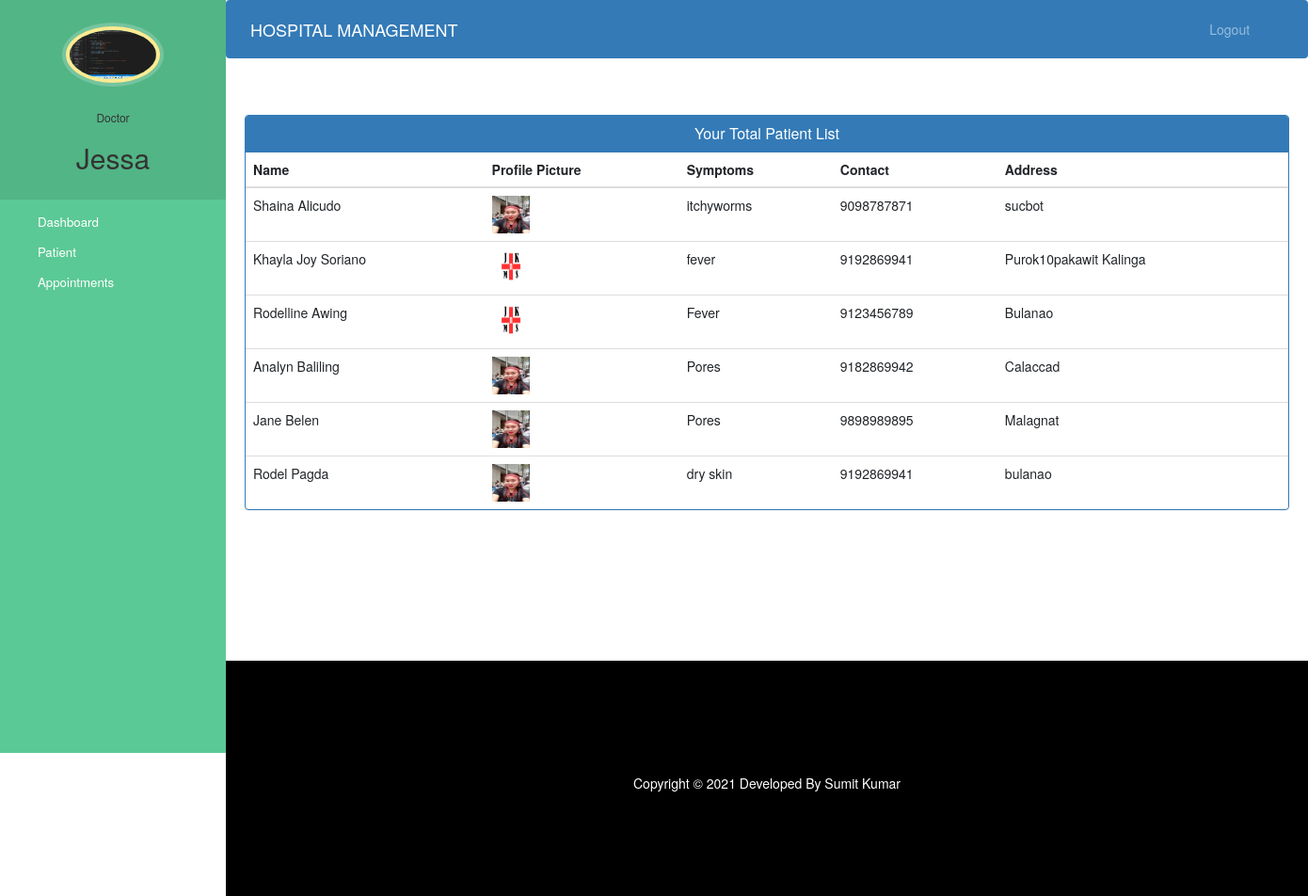
Page /doctor-view-patient (signed in) on the committed database.
### hospital/models.py (models this page shows, shortened)
class Doctor(models.Model):
    user=models.OneToOneField(User,on_delete=models.CASCADE)
    profile_pic= models.ImageField(upload_to='profile_pic/DoctorProfilePic/',null=True,blank=True)
    address = models.CharField(max_length=40)
    mobile = models.CharField(max_length=20,null=True)
    department= models.CharField(max_length=50,choices=departments,default='Cardiologist')
    status=models.BooleanField(default=False)

class Patient(models.Model):
    user=models.OneToOneField(User,on_delete=models.CASCADE)
    profile_pic= models.ImageField(upload_to='profile_pic/PatientProfilePic/',null=True,blank=True)
    address = models.CharField(max_length=40)
    mobile = models.CharField(max_length=20,null=False)
    symptoms = models.CharField(max_length=100,null=False)
    assignedDoctorId = models.PositiveIntegerField(null=True)
    admitDate=models.DateField(auto_now=True)
    status=models.BooleanField(default=False)
    @property
    def get_name(self):
        return self.user.first_name+" "+self.user.last_name

### hospital/views.py (the view)
# urls.py: path('doctor-view-patient', views.doctor_view_patient_view,name='doctor-view-patient'),
@login_required(login_url='doctorlogin')
@user_passes_test(is_doctor)
def doctor_view_patient_view(request):
    patients=models.Patient.objects.all().filter(status=True,assignedDoctorId=request.user.id)
    doctor=models.Doctor.objects.get(user_id=request.user.id) #for profile picture of doctor in sidebar
    return render(request,'hospital/doctor_view_patient.html',{'patients':patients,'doctor':doctor})

### hospital/views.py (called while the page is built)
def is_doctor(user):
    return user.groups.filter(name='DOCTOR').exists()

### templates/hospital/doctor_view_patient.html (shortened to what this page needs)
{% extends 'hospital/doctor_base.html' %}
{% block content %}
{%load static%}
<head>
  <link href="//netdna.bootstrapcdn.com/bootstrap/3.0.0/css/bootstrap.min.css" rel="stylesheet" id="bootstrap-css">
</head>
<div class="container">
  <div class="panel panel-primary">
    <div class="panel-heading">
      <h6 class="panel-title">Your Total Patient List</h6>
    </div>
    <table class="table table-hover" id="dev-table">
      <thead>
        <tr>
          <th>Name</th>
          <th>Profile Picture</th>
          <th>Symptoms</th>
          <th>Contact</th>
          <th>Address</th>
        </tr>
      </thead>
      {% for p in patients %}
      <tr>
        <td> {{p.get_name}}</td>
        <td> <img src="{% static p.profile_pic.url %}" alt="Profile Pic" height="40px" width="40px" /></td>
        <td>{{p.symptoms}}</td>
        <td>{{p.mobile}}</td>
        <td>{{p.address}}</td>
      </tr>
      {% endfor %}
    </table>
  </div>
</div>
{% endblock content %}

### templates/hospital/doctor_base.html (shortened to what this page needs)
<!DOCTYPE html>
{% load static %}
<html lang="en">
<head>
  <link rel="stylesheet" href="https://stackpath.bootstrapcdn.com/bootstrap/4.3.1/css/bootstrap.min.css">
  <link rel="stylesheet" href="https://maxcdn.bootstrapcdn.com/font-awesome/4.7.0/css/font-awesome.min.css">
</head>
<body>
  <nav class="menu" tabindex="0">
    <header class="avatar">
      <img src="{% static doctor.profile_pic.url %}" alt="Profile Pic" />
      <br><br>
      <h6>Doctor</h6>
      <h2>{{request.user.first_name}}</h2>
    </header>
    <ul>
      <li tabindex="0" class="icon-dashboard"> <a style="color:white; text-decoration:none;" href="/doctor-dashboard"><span>Dashboard</span></a> </li>
      <li tabindex="0" class="icon-users"> <a style="color:white; text-decoration:none;" href="/doctor-patient"><span>Patient</span></a></li>
      <li tabindex="0" class="icon-calendar"> <a style="color:white; text-decoration:none;" href="/doctor-appointment"><span>Appointments</span></a></li>
    </ul>
  </nav>
  <main>
    <div class="bs-example">
      <nav class="navbar navbar-expand-md  navbar-dark fixed-top" style="background:#337AB7;">
        <a href="/doctor-dashboard" class="navbar-brand">HOSPITAL MANAGEMENT</a>
        <div class="collapse navbar-collapse justify-content-between" id="navbarCollapse">
          <div class="navbar-nav" style=" margin-left: 90%;">
            <a href="/logout" class="nav-item nav-link">Logout</a>
          </div>
        </div>
      </nav>
    </div>
    <br><br>
    {% block content %}
    {% endblock content %}
    <br><br><br><br><br><br><br>
    <footer>
      <br>
      <div class="container">
        <div class="row">
          <div class="col-md-12 col-sm-12">
            <div style="color:#ffffff;" class="wow fadeInUp footer-copyright">
              <p>
                Copyright &copy; 2021 Developed By Sumit Kumar </p>
            </div>
          </div>
        </div>
      </div>
    </footer>
  </main>
</body>
</html>

### templates/hospital/doctor_base.html (style rules this page uses)
a:link { text-decoration: none; }
a { color: white; }
footer { padding: 0px 0px 0px 0px; background-color: black; margin: 0px; }
p { text-align: center; }
body { padding-left: 240px; }
main { position: relative; height: 100vh; }
.menu { background: #5bc995; height: 100vh; width: 240px; position: fixed; top: 0px; left: 0; z-index: 5; outline: none; }
.menu .avatar { background: rgba(0, 0, 0, 0.1); padding: 2em 0.5em; text-align: center; }
.menu .avatar img { width: 100px; border-radius: 50%; overflow: hidden; border: 4px solid #ffea92; box-shadow: 0 0 0 4px rgba(255, 255, 255, 0.2); }
.menu .avatar h2 { font-weight: normal; margin-bottom: 0; }
.menu ul { list-style: none; padding: 0.5em 0; margin: 0; }
.menu ul li { padding: 0.5em 1em 0.5em 3em; font-size: 0.95em; font-weight: regular; background-repeat: no-repeat; background-position: left 15px center; background-size: auto 20px; transition: all 0.15s linear; cursor: pointer; }
.menu ul li.icon-dashboard { background-image: url("http://www.entypo.com/images//gauge.svg"); }
.menu ul li.icon-users { background-image: url("http://www.entypo.com/images//users.svg"); }
.menu ul li.icon-calendar { background-image: url("http://www.entypo.com/images//calendar.svg"); }

### templates/hospital/doctor_view_patient.html (style rules this page uses)
a:link { text-decoration: none; }
h6 { text-align: center; }
.row { margin: 100px; }

### rows in the picture
Doctor: profile_pic (picture)
Patient: get_name "Shaina Alicudo", profile_pic (picture), symptoms "itchyworms", mobile "9098787871", address "sucbot"
Patient: get_name "Khayla Joy Soriano", profile_pic (picture), symptoms "fever", mobile "9192869941", address "Purok10pakawit Kalinga"
Patient: get_name "Rodelline Awing", profile_pic (picture), symptoms "Fever", mobile "9123456789", address "Bulanao"
Patient: get_name "Analyn Baliling", profile_pic (picture), symptoms "Pores", mobile "9182869942", address "Calaccad"
Patient: get_name "Jane Belen", profile_pic (picture), symptoms "Pores", mobile "9898989895", address "Malagnat"
Patient: get_name "Rodel Pagda", profile_pic (picture), symptoms "dry skin", mobile "9192869941", address "bulanao"

### other values in the picture
{{ request.user.first_name }} "Jessa"
